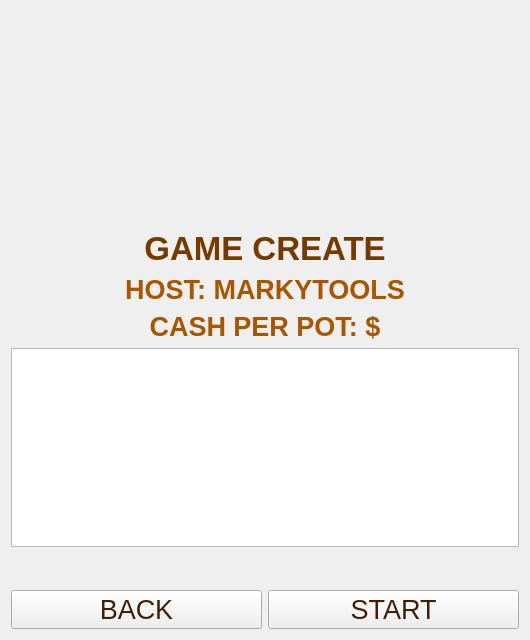
<?xml version="1.0" encoding="UTF-8"?>
<ui version="4.0">
 <class>JackpotsRoom</class>
 <widget class="QWidget" name="JackpotsRoom">
  <property name="geometry">
   <rect>
    <x>0</x>
    <y>0</y>
    <width>530</width>
    <height>640</height>
   </rect>
  </property>
  <property name="windowTitle">
   <string>Form</string>
  </property>
  <property name="styleSheet">
   <string notr="true">background-image: url(:/game/jackpots/jackpots/woodBG3.jpg);</string>
  </property>
  <layout class="QGridLayout" name="gridLayout">
   <item row="7" column="1">
    <widget class="QPushButton" name="start">
     <property name="font">
      <font>
       <pointsize>20</pointsize>
       <weight>50</weight>
       <bold>false</bold>
      </font>
     </property>
     <property name="styleSheet">
      <string notr="true">color: rgb(66, 30, 4);</string>
     </property>
     <property name="text">
      <string>START</string>
     </property>
     <property name="icon">
      <iconset resource="resources.qrc">
       <normaloff>:/buttons/icons/icons/start.png</normaloff>:/buttons/icons/icons/start.png</iconset>
     </property>
     <property name="iconSize">
      <size>
       <width>40</width>
       <height>40</height>
      </size>
     </property>
    </widget>
   </item>
   <item row="1" column="0" colspan="2">
    <spacer name="verticalSpacer">
     <property name="orientation">
      <enum>Qt::Vertical</enum>
     </property>
     <property name="sizeHint" stdset="0">
      <size>
       <width>20</width>
       <height>40</height>
      </size>
     </property>
    </spacer>
   </item>
   <item row="7" column="0">
    <widget class="QPushButton" name="back">
     <property name="font">
      <font>
       <pointsize>20</pointsize>
       <weight>50</weight>
       <bold>false</bold>
      </font>
     </property>
     <property name="styleSheet">
      <string notr="true">color: rgb(66, 30, 4);</string>
     </property>
     <property name="text">
      <string>BACK</string>
     </property>
     <property name="icon">
      <iconset resource="resources.qrc">
       <normaloff>:/buttons/icons/icons/back.png</normaloff>:/buttons/icons/icons/back.png</iconset>
     </property>
     <property name="iconSize">
      <size>
       <width>40</width>
       <height>40</height>
      </size>
     </property>
    </widget>
   </item>
   <item row="2" column="0" colspan="2">
    <widget class="QLabel" name="label_3">
     <property name="font">
      <font>
       <pointsize>25</pointsize>
       <weight>75</weight>
       <bold>true</bold>
      </font>
     </property>
     <property name="text">
      <string>&lt;html&gt;&lt;head/&gt;&lt;body&gt;&lt;p&gt;&lt;span style=&quot; color:#743a00;&quot;&gt;GAME CREATE&lt;/span&gt;&lt;/p&gt;&lt;/body&gt;&lt;/html&gt;</string>
     </property>
     <property name="alignment">
      <set>Qt::AlignCenter</set>
     </property>
    </widget>
   </item>
   <item row="3" column="0" colspan="2">
    <widget class="QLabel" name="hostName">
     <property name="font">
      <font>
       <pointsize>20</pointsize>
       <weight>75</weight>
       <bold>true</bold>
      </font>
     </property>
     <property name="text">
      <string>&lt;html&gt;&lt;head/&gt;&lt;body&gt;&lt;p&gt;&lt;span style=&quot; color:#aa5500;&quot;&gt;HOST: MARKYTOOLS&lt;/span&gt;&lt;/p&gt;&lt;/body&gt;&lt;/html&gt;</string>
     </property>
     <property name="alignment">
      <set>Qt::AlignCenter</set>
     </property>
    </widget>
   </item>
   <item row="4" column="0" colspan="2">
    <widget class="QLabel" name="cashPerPotLabel">
     <property name="font">
      <font>
       <pointsize>20</pointsize>
       <weight>75</weight>
       <bold>true</bold>
      </font>
     </property>
     <property name="text">
      <string>&lt;html&gt;&lt;head/&gt;&lt;body&gt;&lt;p&gt;&lt;span style=&quot; color:#aa5500;&quot;&gt;CASH PER POT: $&lt;/span&gt;&lt;/p&gt;&lt;/body&gt;&lt;/html&gt;</string>
     </property>
     <property name="alignment">
      <set>Qt::AlignCenter</set>
     </property>
    </widget>
   </item>
   <item row="5" column="0" colspan="2">
    <widget class="QListWidget" name="playerList">
     <property name="styleSheet">
      <string notr="true">color: rgb(66, 30, 4);</string>
     </property>
    </widget>
   </item>
   <item row="6" column="0" colspan="2">
    <widget class="QLabel" name="response">
     <property name="sizePolicy">
      <sizepolicy hsizetype="Minimum" vsizetype="Minimum">
       <horstretch>0</horstretch>
       <verstretch>0</verstretch>
      </sizepolicy>
     </property>
     <property name="font">
      <font>
       <pointsize>20</pointsize>
      </font>
     </property>
     <property name="text">
      <string/>
     </property>
     <property name="alignment">
      <set>Qt::AlignCenter</set>
     </property>
    </widget>
   </item>
   <item row="0" column="0" colspan="2">
    <widget class="QLabel" name="label">
     <property name="sizePolicy">
      <sizepolicy hsizetype="Maximum" vsizetype="Maximum">
       <horstretch>0</horstretch>
       <verstretch>0</verstretch>
      </sizepolicy>
     </property>
     <property name="text">
      <string/>
     </property>
     <property name="pixmap">
      <pixmap resource="resources.qrc">:/game/jackpots/jackpots/title.png</pixmap>
     </property>
     <property name="scaledContents">
      <bool>true</bool>
     </property>
    </widget>
   </item>
  </layout>
 </widget>
 <resources>
  <include location="resources.qrc"/>
 </resources>
 <connections/>
</ui>
